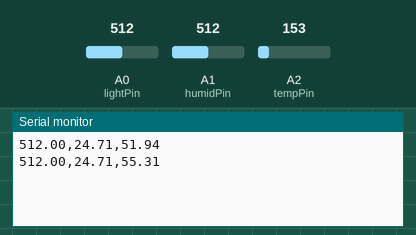
Simulated run of this sketch. Board: Arduino Uno, built with avr-gcc and run on an emulated ATmega328P. Parts: the last lines printed to the serial monitor. Inputs (shaded band) come from the test bench; at power-on: A2 (tempPin) = 153, A0 (lightPin) = 512, A1 (humidPin) = 512.

Above: at 1.8 s.
1.9 s: A2 (tempPin) set to 165
At 2.7 s:
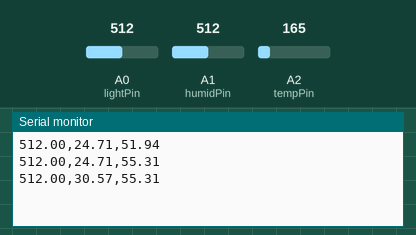
3.4 s: A0 (lightPin) set to 716
At 4.4 s:
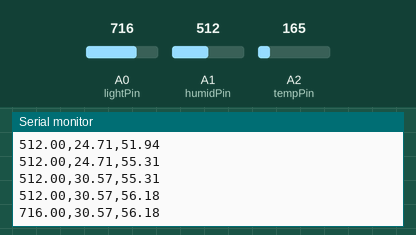
4.9 s: A1 (humidPin) set to 716
At 5.8 s:
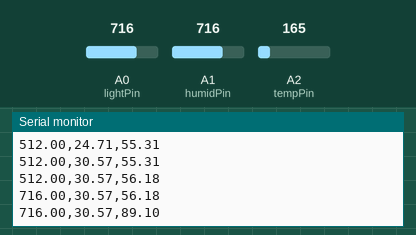
6.4 s: A2 (tempPin) set to 175
At 7.7 s:
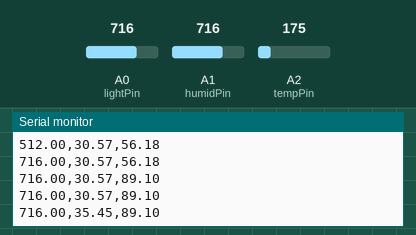
7.9 s: A0 (lightPin) set to 900
At 8.8 s:
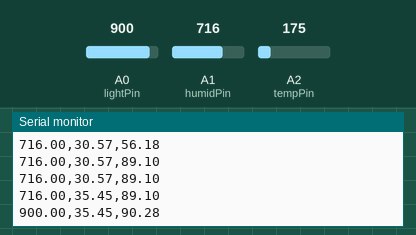
9.4 s: A1 (humidPin) set to 900
At 10.5 s:
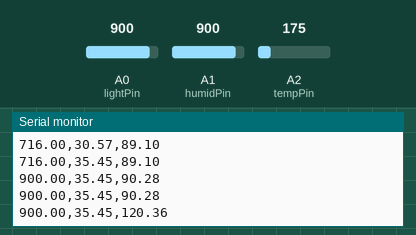
Timing chart, 0 to 11.9 s (numbered marks = the images above; inputs shaded):
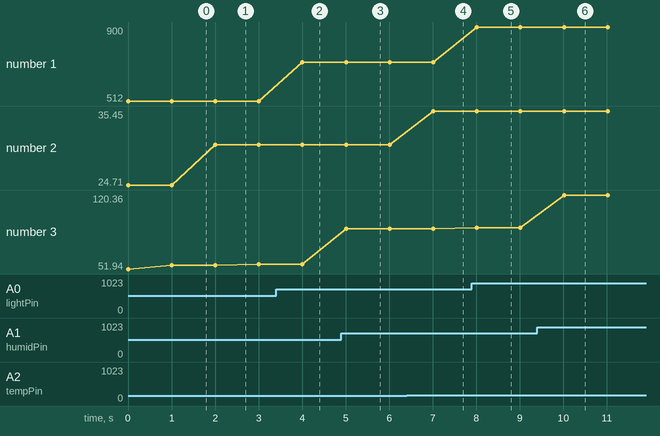

Measured:
- after the input at 1.9 s, the serial monitor: prints a new line after 0.10 s (image 1)
- after the input at 3.4 s, the serial monitor: prints a new line after 0.61 s (image 2)
- after the input at 4.9 s, the serial monitor: prints a new line after 0.11 s (image 3)
- after the input at 6.4 s, the serial monitor: prints a new line after 0.61 s (image 4)
- after the input at 7.9 s, the serial monitor: prints a new line after 0.12 s (image 5)
- after the input at 9.4 s, the serial monitor: prints a new line after 0.62 s (image 6)
- plotted number 1: 512 → 716 after the input at 3.4 s, 716 → 900 after the input at 7.9 s
- plotted number 2: 24.71 → 30.57 after the input at 1.9 s, 30.57 → 35.45 after the input at 6.4 s

The sketch:

final_01.ino
```cpp
const int lightPin = 0;
const int humidPin = 1;
const int tempPin = 2;

float rawTemp = 0; //raw Temperature values
float vTemp = 0; //voltage values
float celTemp = 0; //Celsius values

float light = 0;
float otherLight = 0;

void setup(){
  Serial.begin(9600);
}

void loop(){
  rawTemp = analogRead(tempPin); //reading the Temp pin
  light = analogRead(lightPin);

  float relativeHumidity  = getHumidity(celTemp);

  //Serial.print("Raw light Val:");
  Serial.print(light);
  Serial.print(",");
  //Serial.println(".");
  //print Raw A/DC values
  //Serial.print("Raw ADC Val: ");
  //Serial.println(rawTemp);

  vTemp = (rawTemp*5)/1024;  //convert ADC vals to volts

  //print volt values
  //Serial.print(vTemp);
  //Serial.println(" Volts");

  celTemp = (vTemp - 0.5)*100; //convert volt values to Celsius

  //print Celsius measurements
  //Serial.print("Temp =");
  Serial.print(celTemp);
  Serial.print(",");
  //Serial.println(" C");

  //Serial.print("Rel. Humidity =");
  Serial.println(relativeHumidity);
  //Serial.println(" ");
  delay(1000);

}

float getHumidity(float celTemp){
  //caculate relative humidity
  float supplyVolt = 5.0;

  // read the value from the sensor:
  int humidValue = analogRead(humidPin);
  float voltage = humidValue/1023. * supplyVolt; // convert to voltage value

  // convert the voltage to a relative humidity
  // - the equation is derived from the HIH-4030/31 datasheet
  // - it is not calibrated to your individual sensor
  //  Table 2 of the sheet shows the may deviate from this line
  float sensorRH = 161.0 * voltage / supplyVolt - 25.8;
  float trueRH = sensorRH / (1.0546 - 0.0026 * celTemp); //temperature adjustment

  return trueRH;
}
```
